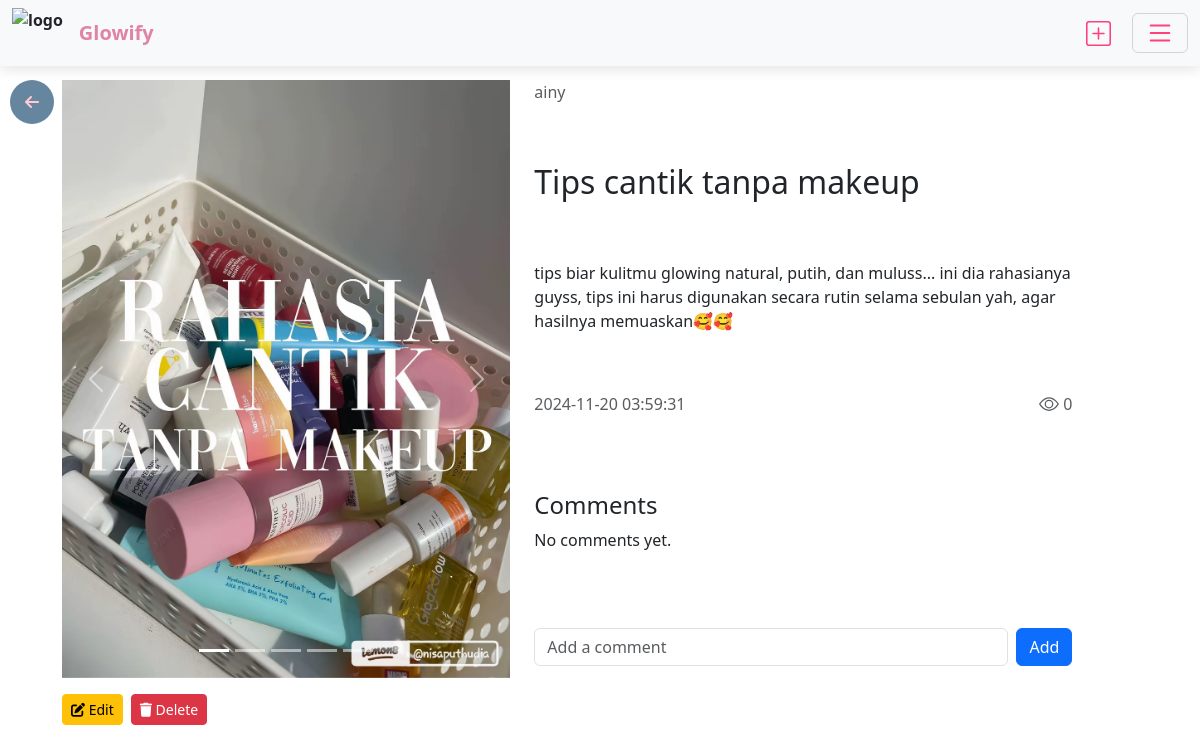
The page /detail.php?post_id=42 (signed in) on the database its author committed.
### tables this page shows
CREATE TABLE `post` (
  `post_id` int(11) NOT NULL,
  `title` varchar(100) NOT NULL,
  `content` text NOT NULL,
  `category_id` int(11) NOT NULL,
  `author_id` int(11) NOT NULL,
  `views` int(11) NOT NULL DEFAULT 0,
  `created_at` timestamp NOT NULL DEFAULT current_timestamp(),
  `comment_id` int(11) DEFAULT NULL
);

CREATE TABLE `user` (
  `user_id` int(11) NOT NULL,
  `username` varchar(50) NOT NULL,
  `password` varchar(20) NOT NULL
);

### detail.php (the view, shortened to what this page needs)
<!DOCTYPE html>
<html lang="en">
<head>
    <link href="https://cdn.jsdelivr.net/npm/bootstrap@5.3.3/dist/css/bootstrap.min.css" rel="stylesheet">
    <link rel="stylesheet" href="https://cdnjs.cloudflare.com/ajax/libs/font-awesome/6.4.2/css/all.min.css">
    <link rel="stylesheet" href="https://cdn.jsdelivr.net/npm/bootstrap-icons@1.11.3/font/bootstrap-icons.min.css">
</head>
<body>
    <?php include 'navbar.php'; ?>
    <div class="container col-lg-11 col-12">
        <?php
        include 'loginregis/koneksi.php';
        $post_id = isset($_GET['post_id']) ? intval($_GET['post_id']) : 0;
        $query = mysqli_query(
            $konek,
            "SELECT p.title, p.content, u.username, p.created_at, p.views
            FROM post p
            JOIN user u ON p.author_id = u.user_id
            WHERE p.post_id = '$post_id'"
        );
        $data = mysqli_fetch_array($query);
        $image_query = mysqli_query($konek, "SELECT file_name FROM file WHERE post_id = '$post_id'");
        $images = [];
        while ($row = mysqli_fetch_assoc($image_query)) {
            $images[] = 'uploads/' . htmlspecialchars($row['file_name']);
        }
        ?>
        <a href="semuapost.php" class="btn-back"><i class="fa fa-arrow-left"></i></a>
        <div class="d-flex gap-4">
            <div class="fixed col-5">
                <div id="carouselExampleIndicators" class="carousel slide" data-bs-ride="carousel">
                    <div class="carousel-indicators">
                        <?php foreach ($images as $index => $image_src): ?>
                            <button type="button" data-bs-target="#carouselExampleIndicators" data-bs-slide-to="<?php echo $index; ?>"
                                class="<?php echo $index === 0 ? 'active' : ''; ?>"
                                aria-label="Slide <?php echo $index + 1; ?>"></button>
                        <?php endforeach; ?>
                    </div>
                    <div class="carousel-inner">
                        <?php foreach ($images as $index => $image_src): ?>
                            <div class="carousel-item <?php echo $index === 0 ? 'active' : ''; ?>">
                                <img src="<?php echo $image_src; ?>" class="d-block w-100" alt="Image <?php echo $index + 1; ?>">
                            </div>
                        <?php endforeach; ?>
                    </div>
                    <button class="carousel-control-prev" type="button" data-bs-target="#carouselExampleIndicators" data-bs-slide="prev">
                        <span class="carousel-control-prev-icon" aria-hidden="true"></span>
                    </button>
                    <button class="carousel-control-next" type="button" data-bs-target="#carouselExampleIndicators" data-bs-slide="next">
                        <span class="carousel-control-next-icon" aria-hidden="true"></span>
                    </button>
                </div>
                <div class="d-flex gap-2 mt-3">
                    <a href="comment/edit_post.php?post_id=<?php echo $post_id; ?>" class="btn btn-warning btn-sm">
                        <i class="fa fa-edit"></i> Edit
                    </a>
                    <form action="comment/delete_post.php" method="POST">
    <button type="submit" class="btn btn-danger btn-sm">
        <i class="fa fa-trash"></i> Delete
    </button>
</form>
                </div>
            </div>
            <div class="d-grid col-6 gap-3">
                <p class="text-muted m-0"><?php echo $data['username']; ?></p>
                <h2 class="m-0"><?php echo $data['title']; ?></h2>
                <p class="m-0"><?php echo $data['content']; ?></p>
                <div class="d-flex justify-content-between text-muted">
                    <p><?php echo $data['created_at']; ?></p>
                    <div class="d-flex align-items-center">
                        <p class="mb-0"><?php echo $data['views']; ?></p>
                    </div>
                </div>
                <div class="comment">
                    <h4>Comments</h4>
                    <?php
                    $current_user_id = isset($_SESSION['user_id']) ? $_SESSION['user_id'] : null;
                    $comment_query = mysqli_query(
                        $konek,
                        "SELECT c.comment_id, c.comment, u.username, c.created_at, c.user_id
        FROM comment c
        JOIN user u ON c.user_id = u.user_id
        WHERE c.post_id = '$post_id'
        ORDER BY c.created_at DESC"
                    );
                    if (mysqli_num_rows($comment_query) > 0) {
                        while ($comment_data = mysqli_fetch_array($comment_query)) {
                            $is_owner = $comment_data['user_id'] == $current_user_id;
                    ?>
                            <div class="comment-box">
                                <div class="comment-text">
                                    <strong><?php echo htmlspecialchars($comment_data['username']); ?></strong>
                                    <span class="text-muted">(<?php echo $comment_data['created_at']; ?>)</span>:
                                    <?php echo htmlspecialchars($comment_data['comment']); ?>
                                </div>
                                <?php if ($is_owner): ?>
                                    <form action="" method="POST" style="display: inline;">
                                        <input type="hidden" name="delete" value="<?php echo $comment_data['comment_id']; ?>">
                                        <button type="submit" class="btn btn-sm btn-danger" style="border: none; background: transparent;">
                                            <i class="fa fa-trash"></i>
                                        </button>
                                    </form>
                                <?php endif; ?>
                            </div>
                    <?php
                        }
                    } else {
                        echo "<p>No comments yet.</p>";
                    }
                    ?>
                </div>
                <form action="comment/add_comment.php" method="POST">
                    <div class="d-flex gap-2 mb-3">
                        <input class="form-control" id="comment" name="comment" placeholder="Add a comment"></input>
                        <button type="submit" class="btn btn-primary">Add</button>
                    </div>
                </form>
            </div>
        </div>
    </div>
</body>
</html>

### detail.php (style rules this page uses)
.container { margin-top: 80px; }
.d-flex { align-items: flex-start; }
.carousel-inner img { object-fit: cover; width: 100%; }
.d-grid { align-self: stretch; }
.fixed { flex: 0 0 auto; }
.comment { width: auto; }
.btn-back { margin-top: 70px; border: none; padding: 10px 15px; display: inline-block; border-radius: 50%; background-color: #65869e; color: #FFCAD4; position: absolute; top: 10px; left: 10px; }

### rows shown on the page
post: author.username "ainy", title "Tips cantik tanpa makeup", content "tips biar kulitmu glowing natural, putih, dan muluss... ini dia rahasianya guyss, tips ini harus digunakan secara rutin selama sebulan yah, agar hasilnya memuaskan🥰🥰", created_at "2024-11-20 03:59:31", views "0"
